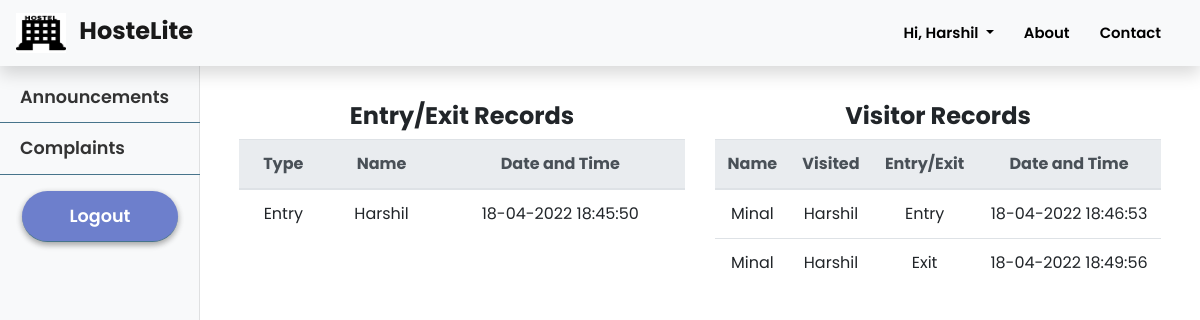
/cr/entry_exits (signed in), run on the app's committed database.
### hostelmanagement/models.py (models this page shows, shortened)
class User(db.Model, UserMixin):
    id = db.Column(db.Integer, primary_key=True)
    college_id = db.Column(db.String(9), unique=True, nullable=False)
    firstname = db.Column(db.String(20), nullable=False)
    lastname = db.Column(db.String(20), nullable=False)
    email = db.Column(db.String(120), unique=True, nullable=False)
    password = db.Column(db.String(60), nullable=False)
    phone = db.Column(db.String(10), unique=True, nullable=False)
    address = db.Column(db.Text, nullable=False)
    course = db.Column(db.String(20),nullable=True)
    department = db.Column(db.String(20), nullable=True)
    user_type = db.Column(db.Integer, nullable = False, default=1)
    room_no = db.Column(db.Integer, nullable = True)
    announcements = db.relationship('Announcement', backref='author', lazy=True)
    complaints = db.relationship('Complaint', backref='author', lazy=True)
    mess_menu = db.relationship('MessMenu', backref='author', lazy=True)
    courier = db.relationship('Courier', backref='user', lazy=True)
    exitentry = db.relationship('ExitEntry', backref='user', lazy=True)
    visitor = db.relationship('Visitor', backref='user', lazy=True)

class ExitEntry(db.Model):
    id = db.Column(db.Integer, primary_key = True)
    user_id = db.Column(db.Integer, db.ForeignKey('user.id'), nullable = False)
    status = db.Column(db.Integer, nullable = False, default = 0)
    datetime = db.Column(db.DateTime, nullable = False, default = datetime.utcnow)

class Visitor(db.Model):
    id = db.Column(db.Integer, primary_key = True)
    name = db.Column(db.String(10), nullable = False)
    hostel_block = db.Column(db.String(1), nullable = False)
    room_no = db.Column(db.Integer, nullable = False)
    for_user_id = db.Column(db.Integer, db.ForeignKey('user.id'), nullable = False)
    status = db.Column(db.Integer, nullable = False, default = 0)
    datetime = db.Column(db.DateTime, nullable = False, default = datetime.utcnow)

### hostelmanagement/routes.py (the view)
@app.route("/cr/entry_exits")
@login_required
def display_cr_entry_exits():
    entries = ExitEntry.query.filter_by(user_id = current_user.id)
    visitors = Visitor.query.filter_by(for_user_id = current_user.id)
    return render_template('cr/entry_exit.html', title = 'Entry-Exits', entries = entries, visitors = visitors)

### hostelmanagement/models.py (called while the page is built)
@login_manager.user_loader
def load_user(user_id):
    return User.query.get(int(user_id))

### hostelmanagement/templates/cr/entry_exit.html (shortened to what this page needs)
{% extends 'cr/cr_layout.html' %}
{% block cr_content %}
<div class="container-fluid">
        <div class="row mt-4">
          <div class="col-md-6">
                {% if entries %}
                <h4 style="text-align: center; font-weight: bold;">Entry/Exit Records</h4>
                <table class=" table table-hover">
                    <thead class='thead-light'>
                        <tr>
                            <th>Type</th>
                            <th>Name</th>
                            <th>Date and Time</th>
                        </tr>
                    </thead>
                    <tbody>
                        {% for entry in entries %}
                        <tr>
                            {% if entry.status %}
                                <td>Entry</td>
                            {% else %}
                                <td>Exit</td>
                            {% endif %}
                            <td>{{entry.user.firstname}}</td>
                            <td>{{entry.datetime.strftime('%d-%m-%Y %H:%M:%S')}}</td>
                        </tr>
                    {% endfor %}
                    </tbody>
                </table>
                {% else %}
                    <h3>No Entries Yet</h3>
                {% endif %}
            </div>
            <div class="col-md-6">
                {% if visitors %}
                <h4 style="text-align: center; font-weight: bold;">Visitor Records</h4>
                <table class=" table table-hover">
                    <thead class='thead-light'>
                        <tr>
                            <th>Name</th>
                            <th>Visited</th>
                            <th>Entry/Exit</th>
                            <th>Date and Time</th>
                        </tr>
                    </thead>
                    <tbody>
                        {% for visitor in visitors %}
                        <tr>
                            <td>{{visitor.name}}</td>
                            <td>{{visitor.user.firstname}}</td>
                            {% if visitor.status %}
                                <td>Exit</td>
                            {% else %}
                                <td>Entry</td>
                            {% endif %}
                            <td>{{visitor.datetime.strftime('%d-%m-%Y %H:%M:%S') }}</td>
                        </tr>
                    {% endfor %}
                    </tbody>
                </table>
                {% else %}
                    <h3>No Entries Yet</h3>
                {% endif %}
            </div>
        </div>
    </div>
{% endblock %}

### hostelmanagement/templates/layout.html (shortened to what this page needs)
<!DOCTYPE html>
<html>
<head>
    <link rel="stylesheet" href="https://cdn.jsdelivr.net/npm/bootstrap@4.5.3/dist/css/bootstrap.min.css">
    <link rel='stylesheet' href="{{ url_for('static', filename='style.css') }}">
    <link rel="stylesheet" href="https://use.fontawesome.com/releases/v5.8.1/css/all.css"
 />
</head>
<body>
    <section id="landingPage">
        <nav class="navbar sticky-top shadow navbar-expand-lg navbar-light bg-light">
            <a class="navbar-brand col-md-3 col-lg-2 mr-0 pl-0 pr-0" href="{{url_for('index')}}">
                <img width="50" height="40" class="d-inline-block align-top" alt="" loading="lazy">
                <strong class="pl-2 mt-2" style="font-size:1.2em;">HosteLite</strong>
            </a>
            <ul class='navbar-nav ml-auto mr-2'>
                {% if not current_user.is_authenticated %}
                    <li class="nav-item">
                        <a class="nav-link" href="{{ url_for('about') }}">About</a>
                    </li>
                    <li class="nav-item">
                        <a class="nav-link" href="{{ url_for('contact') }}">Contact</a>
                    </li>
                    <li class="nav-item">
                        <a class="nav-link" href="{{ url_for('login') }}">Log In</a>
                    </li>
                    <li class="nav-item">
                        <a class="nav-link toButton pl-15 pr-15" style="color: white; font-weight: 600" href="{{ url_for('application') }}">Apply Now</a>
                    </li>
                {% else %}
                    <li class="nav-item dropdown">
                        <a class="nav-link dropdown-toggle" href="#" id="navbarDropdown" role="button" data-toggle="dropdown" aria-haspopup="true" aria-expanded="false">
                            Hi, {{ current_user.firstname }}
                        </a>
                    </li>
                    <li class="nav-item">
                        <a class="nav-link" href="{{ url_for('about') }}">About</a>
                    </li>
                    <li class="nav-item">
                        <a class="nav-link" href="{{ url_for('contact') }}">Contact</a>
                    </li>
                {% endif %}
            </ul>
        </nav>
    </section>
    {% block content %}
    {% endblock %}
</body>
</html>

### hostelmanagement/static/style.css (style rules this page uses)
* { margin: 0; padding: 0; font-family: "Poppins", sans-serif; font-size: 16px; box-sizing: border-box; }
body { padding-top: 70px; overflow-x:hidden; scroll-behavior: smooth; }
#landingPage nav { position: fixed; width: 100%; opacity: 1; background-color: rgba(255, 255, 255); }
#landingPage nav ul a { font-size: 0.93em; font-weight: 600; text-decoration: none; padding: 10px 15px; text-align: center; color: #000; }
td,th { text-align: center; }

### data on the page
User: firstname "Harshil"
ExitEntry: status "Entry", user.firstname "Harshil", datetime "18-04-2022 18:45:50"
Visitor: name "Minal", user.firstname "Harshil", status "Entry", datetime "18-04-2022 18:46:53"
Visitor: name "Minal", user.firstname "Harshil", status "Exit", datetime "18-04-2022 18:49:56"
